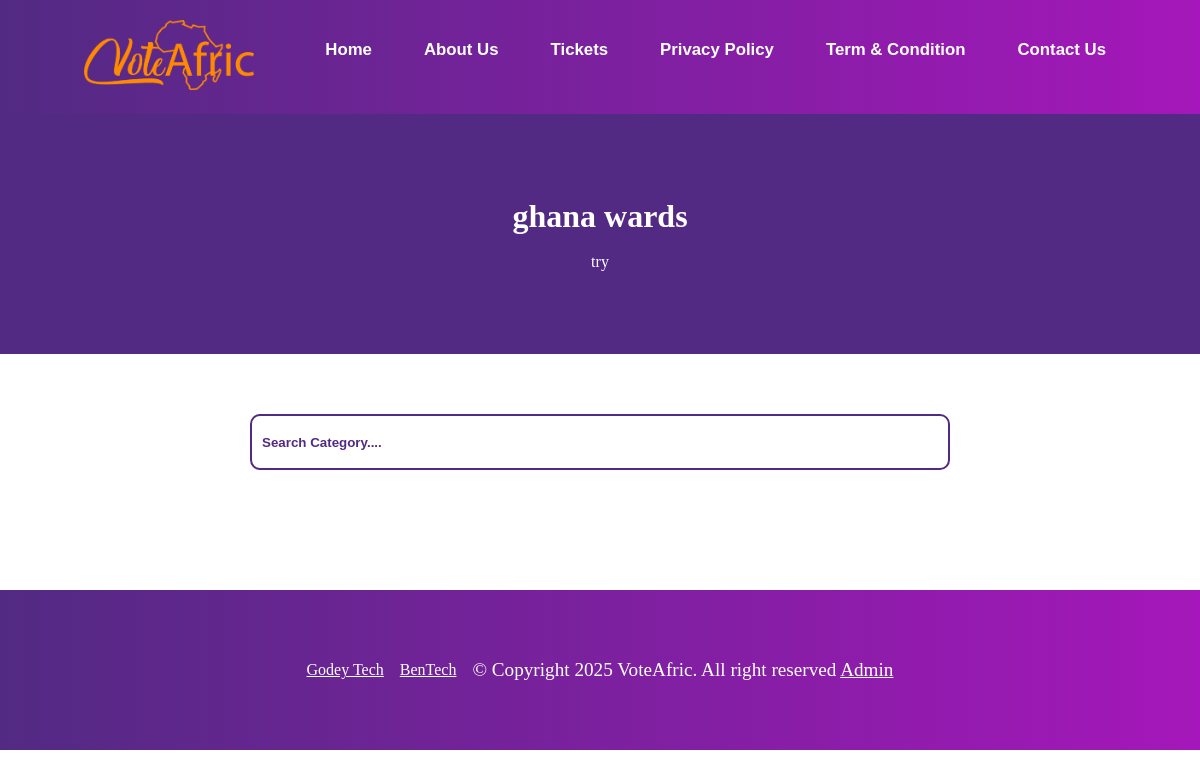
Before: /ghana-wardsss/ with the older database file.
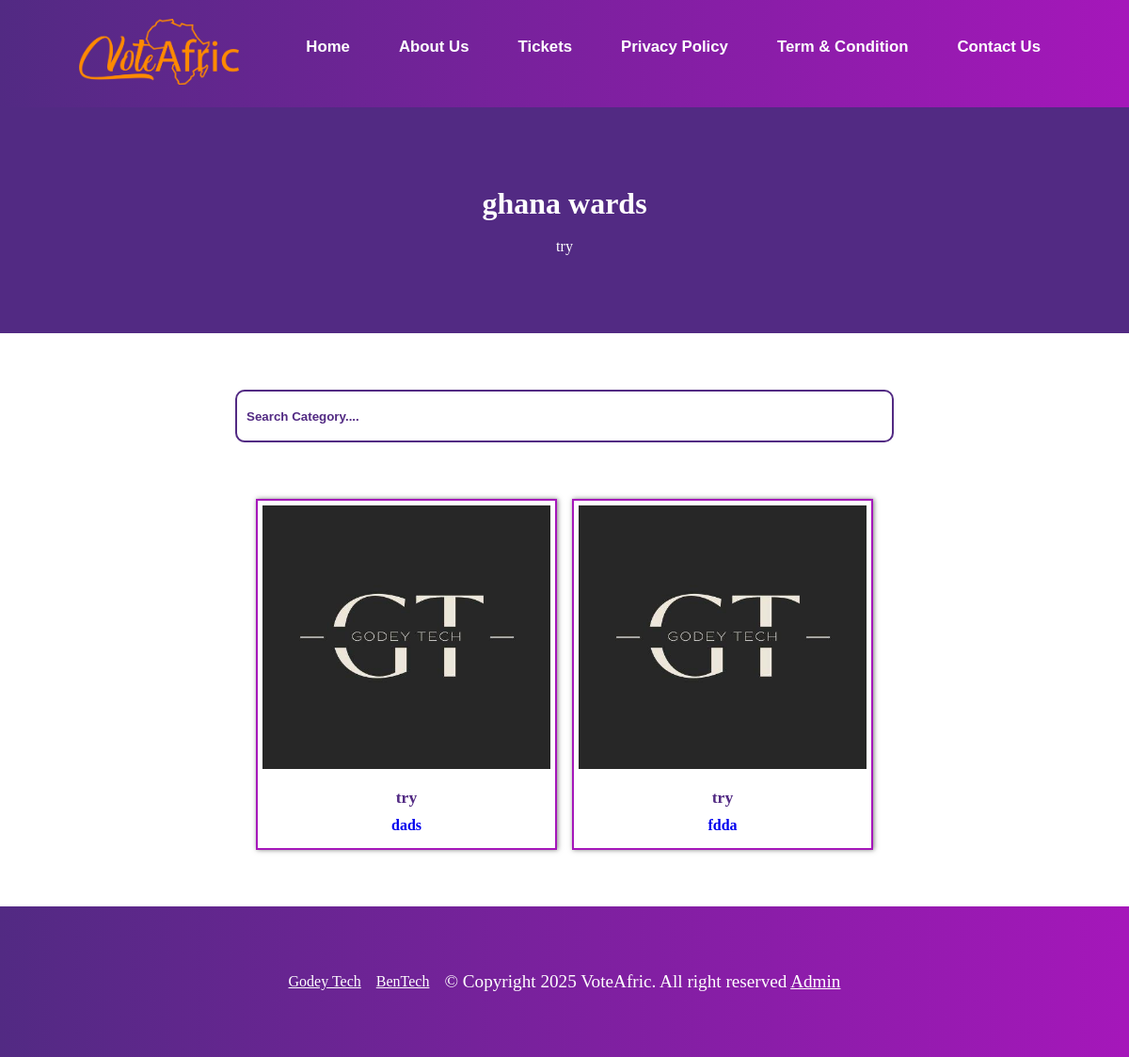
After: the same page with the newer database file.
### vote/models.py (models this page shows, shortened)
class Category(models.Model):
    award = models.CharField(max_length=100)
    title = models.CharField(max_length=100, null=True)
    image = models.ImageField(upload_to="category")
    slug = models.SlugField(unique=True)
    date_added = models.DateTimeField('date added', null=True)
    end_date = models.DateTimeField('end date', null=True)
    class Meta:
        verbose_name_plural = "categories"
        ordering = ('-date_added',)

class SubCategory(models.Model):
    category = models.ForeignKey(Category, on_delete=models.CASCADE)
    content = models.CharField(max_length=100)
    slug = models.SlugField(unique=True)
    date = models.DateTimeField(timezone.now)
    class Meta:
        verbose_name_plural = "sub categories"
        ordering = ('-date',)

### vote/views.py (the view)
# urls.py: path('<slug:category_slug>/', views.category, name='award_by_category'),
def category(request, category_slug=None):
    category = None
    award = SubCategory.objects.all()
    if category_slug:
        category = get_object_or_404(Category, slug=category_slug)
        award = award.filter(category=category)
    context = {
        'category': category,
        'award': award,
        'title': 'Category Detail'
    }
    return render(request, 'vote/category.html', context)

### vote/templates/vote/category.html (shortened to what this page needs)
{% extends 'vote/base.html' %}
{% load static %}
{% block content %}
<div class="banners">
    <div class="banners-content">
        <h1>{% if category %}{{ category.award }}{% else %}Award Name{% endif %}</h1>
        <br>
        <p>{% if category %}{{ category.title }}{% else %}Award Name{% endif %}</p>
    </div>
 <div class="search-bar-section">
    <form action="">
      <input type="search" name="search" id="search" placeholder="Search Category....">
  </form>
</div>
    <div class="award-category-section content">
        <div class="award-category-container">
            {% for a in award %}
            <a href="{% url 'nominee_detail' a.slug %}" class="category">
                <div class="category-sub">
                    <img src="{{ a.category.image.url }}" alt="image">
                    <div class="category-details">
                        <h2>{{ a.category.title }}</h2>
                        <h3>{{ a.content }}</h3>
                    </div>
                </div>
            </a>
            {% endfor %}
        </div>
    </div>
</div>
{% endblock content %}

### vote/templates/vote/base.html (shortened to what this page needs)
{% load static %}
<!DOCTYPE html>
<html lang="en">
<head>
    <link rel="stylesheet" href="{% static 'vote/style.css' %}">
    <link rel="stylesheet" href="https://cdnjs.cloudflare.com/ajax/libs/font-awesome/6.4.2/css/all.min.css"
 />
</head>
<body>
    <header>
        <div class="nav-bar">
            <nav>
                <div class="logo">
                    <a href="{% url 'index' %}">
                        <img src="{% static 'vote/img/voteafric-logo.png' %}" alt="voteafric">
                    </a>
                </div>
                <ul class="navLinks">
                    <li><a  href="{% url 'index' %}">Home</a></li>
                    <li><a href="{% url 'about' %}">About Us</a></li>
                    <li><a href="{% url 'ticketing' %}">Tickets</a></li>
                    <li><a href="{% url 'policy' %}">Privacy Policy</a></li>
                    <li><a href="{% url 'termsCondition' %}">Term & Condition </a></li>
                    <li><a href="{% url 'contact' %}">Contact Us</a></li>
                </ul>
            </nav>
        </div>
    </header>
    {% block content %} {% endblock %}
    <footer>
        <a href="https://godeytech.com/">Godey Tech</a>
        <a href="https://wa.link/908k9b">BenTech</a>
        <p> © Copyright 2025 VoteAfric. All right reserved {% if user.is_authenticated %}<a href="{% url 'adminPage' %}">Admin</a> {% else %} <a href="{% url 'login' %}">Admin</a> {% endif %}</p>
    </footer>
</body>
</html>

### vote/static/vote/style.css (style rules this page uses)
* { padding: 0; margin: 0; text-decoration: none; list-style: none; box-sizing: border-box; }
:root { --voiletColor: #522a83; --orangeColor: #fb812b; --whiteColor: #fff; --violetColor: #522a83; --lightViolet: #f3e9fb; }
header { width: 100%; padding: 20px 7%; z-index: 1; color: #fff; position: relative; min-height: 8vh; font-family: 'Franklin Gothic Medium', 'Arial Narrow', Arial, sans-serif; background-image: linear-gradient(to right, #522a83, #a517ba); }
.nav-bar { display: flex; justify-content: space-between; gap: 2rem; }
nav { display: flex; gap: 3rem; justify-content: space-between; width: 100%; }
.navLinks { display: flex; gap: 2rem; padding: 20px 0; }
.logo img { width: 170px; }
.navLinks a { color: var(--whiteColor); font-size: 1.4vw; font-weight: 900; padding: 0 10px; }
.search-bar-section { padding-top: 5%; }
.search-bar-section form { display: flex; justify-content: center; align-items: center; padding: 0 5%; }
.search-bar-section input { width: 100%; max-width: 700px; height: 7vh; outline: none; border: solid 2px #522a83; padding: 10px; border-radius: 10px; color: var(--voiletColor); }
.search-bar-section input::placeholder { color: var(--voiletColor); font-weight: 700; }
.banners { position: relative; }
.banners-content { background-color: var(--voiletColor); width: 100%; height: 30vh; text-align: center; display: flex; flex-direction: column; align-items: center; justify-content: center; color: var(--whiteColor); }
.award-category-section, .nominees-section-container { padding: 5% 6%; }
.award-category-container, .nominees-container { display: flex; justify-content: center; flex-wrap: wrap; gap: 1rem; }
.category, .nominees { width: 100%; max-width: 320px; min-height: 40vh; background-color: var(--whiteColor); border: solid 2px #a517ba; box-shadow: 1px 0 5px rgba(0, 0, 0, 0.5); transition: transform 0.5s; padding: 5px; }
.category img { width: 100%; height: 35vh; object-fit: cover; }
.category-details, .nominees-detail { display: flex; padding-top: 5%; align-items: center; flex-direction: column; }
.category-details h2, .nominees-detail h2 { font-size: 1.1rem; color: var(--voiletColor); text-align: center; }
.category-details h3, .nominees-detail h3 { font-size: 1rem; padding: 10px; text-align: center; }
footer { position: relative; background-image: linear-gradient(to right, #522a83, #a517ba); display: flex; flex-wrap: wrap; gap: 1rem; justify-content: center; align-items: center; padding: 20px 10px; min-height: 20vh; width: 100%; }
footer a { color: var(--whiteColor); text-decoration: underline; }
footer p { color: var(--whiteColor); font-size: 1.2rem; }

Changed rows visible on the page:
added SubCategory: category.image (picture), category "try", content "dads"
added SubCategory: category.image (picture), category "try", content "fdda"
